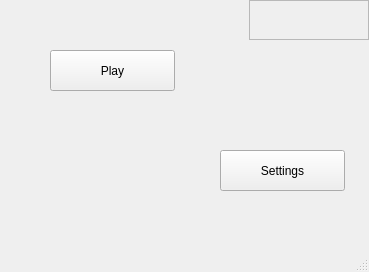
<?xml version="1.0" encoding="UTF-8"?>
<ui version="4.0">
 <class>MainWindow</class>
 <widget class="QMainWindow" name="MainWindow">
  <property name="geometry">
   <rect>
    <x>0</x>
    <y>0</y>
    <width>369</width>
    <height>272</height>
   </rect>
  </property>
  <property name="windowTitle">
   <string>MainWindow</string>
  </property>
  <widget class="QWidget" name="centralwidget">
   <widget class="QPushButton" name="settingsButton">
    <property name="geometry">
     <rect>
      <x>220</x>
      <y>150</y>
      <width>125</width>
      <height>41</height>
     </rect>
    </property>
    <property name="text">
     <string>Settings</string>
    </property>
   </widget>
   <widget class="QPushButton" name="playButton">
    <property name="geometry">
     <rect>
      <x>50</x>
      <y>50</y>
      <width>125</width>
      <height>41</height>
     </rect>
    </property>
    <property name="text">
     <string>Play</string>
    </property>
   </widget>
   <widget class="OnlineStatus" name="onlineStatus">
    <property name="geometry">
     <rect>
      <x>249</x>
      <y>0</y>
      <width>120</width>
      <height>40</height>
     </rect>
    </property>
    <property name="frameShape">
     <enum>QFrame::StyledPanel</enum>
    </property>
    <property name="frameShadow">
     <enum>QFrame::Raised</enum>
    </property>
   </widget>
  </widget>
  <widget class="QMenuBar" name="menubar">
   <property name="geometry">
    <rect>
     <x>0</x>
     <y>0</y>
     <width>369</width>
     <height>35</height>
    </rect>
   </property>
  </widget>
  <widget class="QStatusBar" name="statusbar"/>
 </widget>
 <customwidgets>
  <customwidget>
   <class>OnlineStatus</class>
   <extends>QFrame</extends>
   <header>onlinestatus.h</header>
   <container>1</container>
  </customwidget>
 </customwidgets>
 <resources/>
 <connections/>
</ui>
